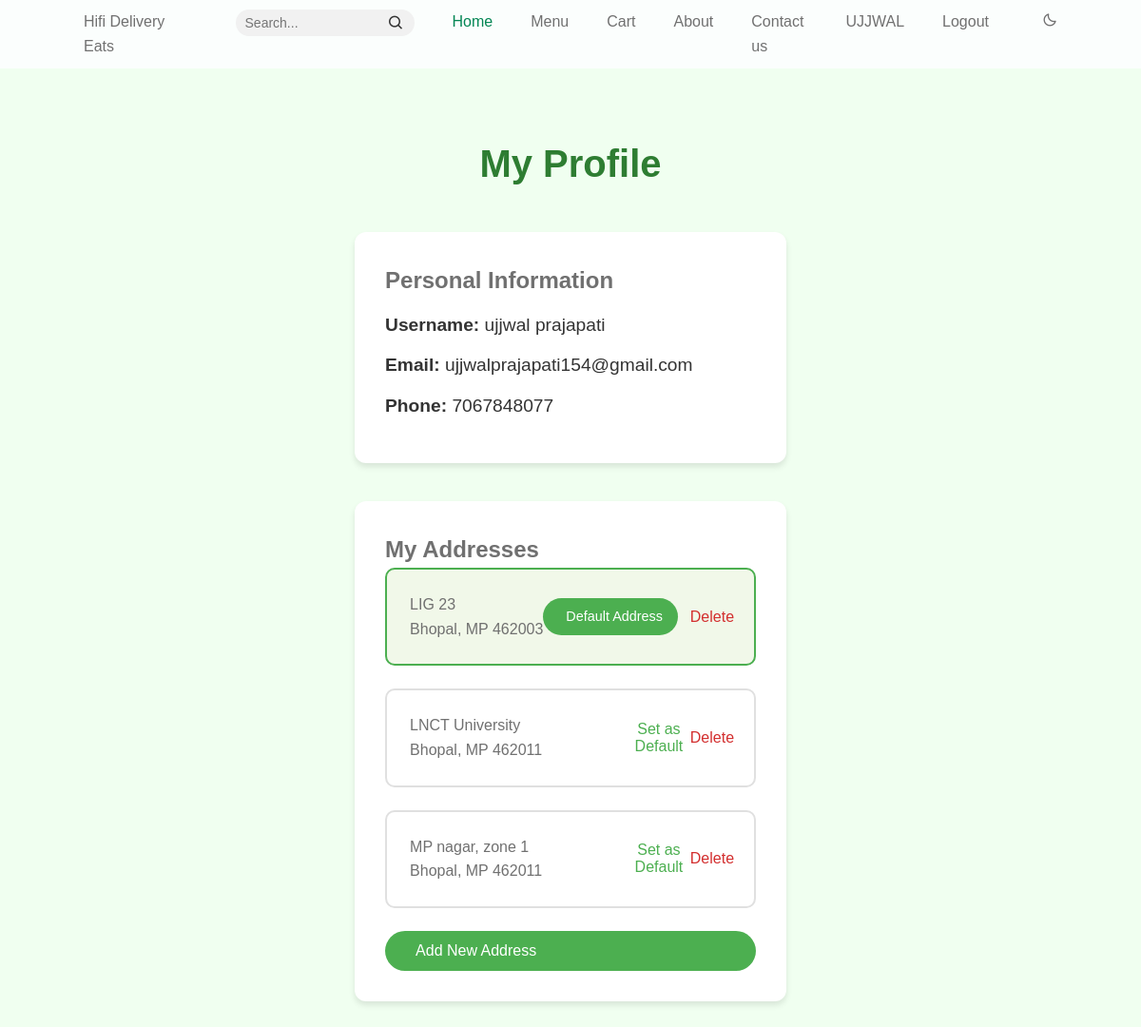
The app's page /user/profile (signed in), older data.
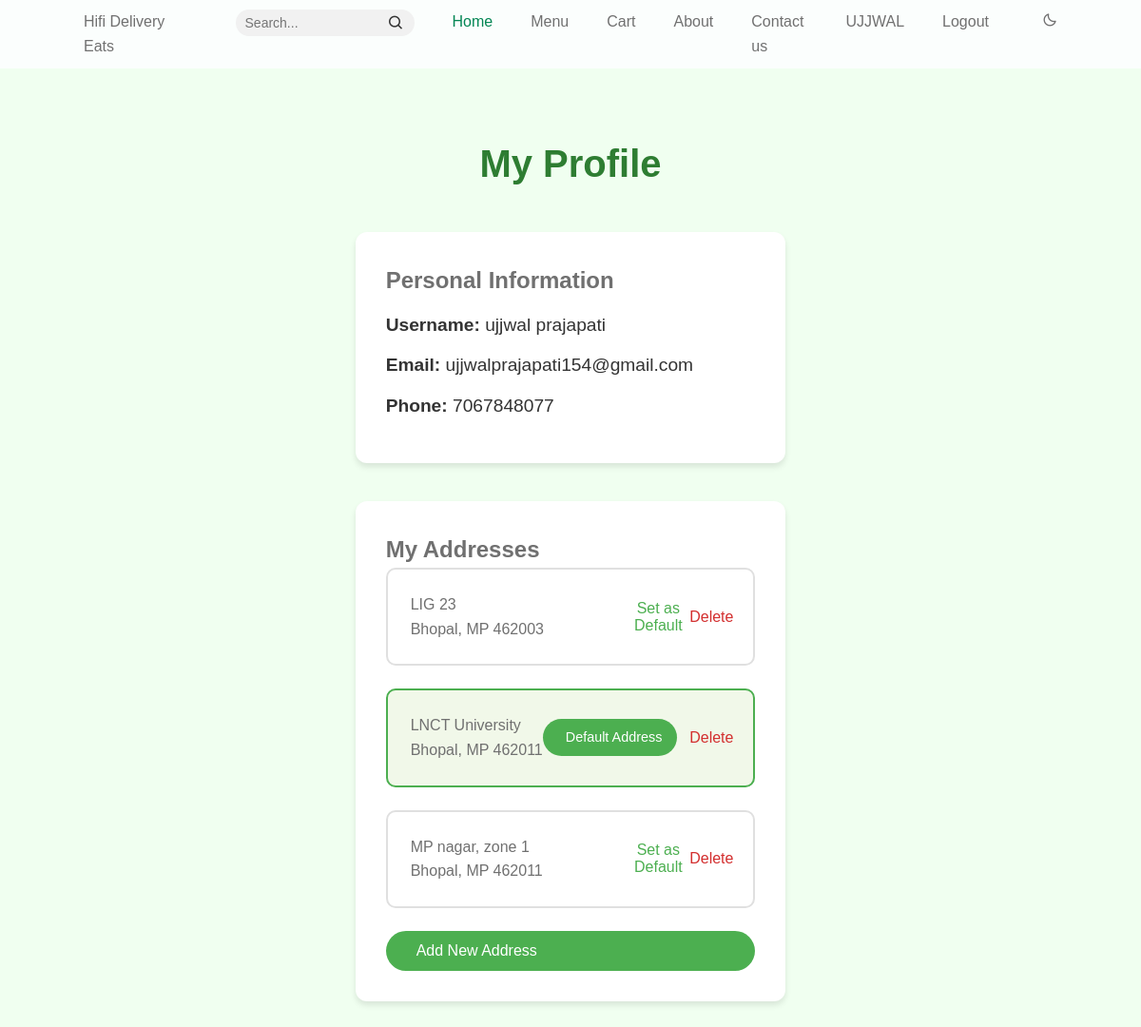
The same page, newer data.
### models.py (models this page shows, shortened)
class Address(db.Model):
    __tablename__ = 'address'
    id = db.Column(db.Integer, primary_key=True)
    customer_id = db.Column(db.Integer, db.ForeignKey('customer.id'), nullable=False)
    address_line = db.Column(db.String(255), nullable=False)
    city = db.Column(db.String(50), nullable=False)
    state = db.Column(db.String(50), nullable=False)
    zip_code = db.Column(db.String(20), nullable=False)
    is_preferred = db.Column(db.Boolean, default=False)

### routes.py (the view)
    @app.route('/user/profile')
    @login_required
    def customer():
        return render_template('user/profile.html', user=current_user)

### templates/user/profile.html (shortened to what this page needs)
{% extends "index.html" %}
{% block css %}
{{ super() }}
<link rel="stylesheet" href="{{ url_for('static', filename='css/user/profile.css') }}">
{% endblock css %}
{% block content %}
<div class="profile-container">
    <div class="profile-header">
        <h1>My Profile</h1>
    </div>
    <div class="profile-section user-details">
        <h2>Personal Information</h2>
        <div class="user-info">
            <p><strong>Username:</strong> {{ current_user.username }}</p>
            <p><strong>Email:</strong> {{ current_user.email }}</p>
            <p><strong>Phone:</strong> {{ current_user.phone }}</p>
        </div>
    </div>
    <div class="profile-section addresses">
        <h2>My Addresses</h2>
        <div class="addresses-list">
            {% for address in current_user.addresses %}
            <div class="address-card {% if address.is_preferred %}preferred{% endif %}">
                <div class="address-content">
                    <p>{{ address.address_line }}</p>
                    <p>{{ address.city }}, {{ address.state }} {{ address.zip_code }}</p>
                </div>
                <div class="address-actions">
                    {% if address.is_preferred %}
                    <span class="preferred-badge"> Default Address</span>
                    {% else %}
                    <button class="btn-make-preferred" data-address-id="{{ address.id }}">
                         Set as Default
                    </button>
                    {% endif %}
                    <button class="btn-delete-address" data-address-id="{{ address.id }}">
                         Delete
                    </button>
                </div>
            </div>
            {% endfor %}
        </div>
        <button id="btn-add-address" class="btn-primary">
             Add New Address
        </button>
    </div>
</div>
{% endblock %}

Row changes from the older to the newer data that the page shows:
changed Address "LIG 23": is_preferred "Default Address" → "Set as Default"
changed Address "LNCT University": is_preferred "Set as Default" → "Default Address"
